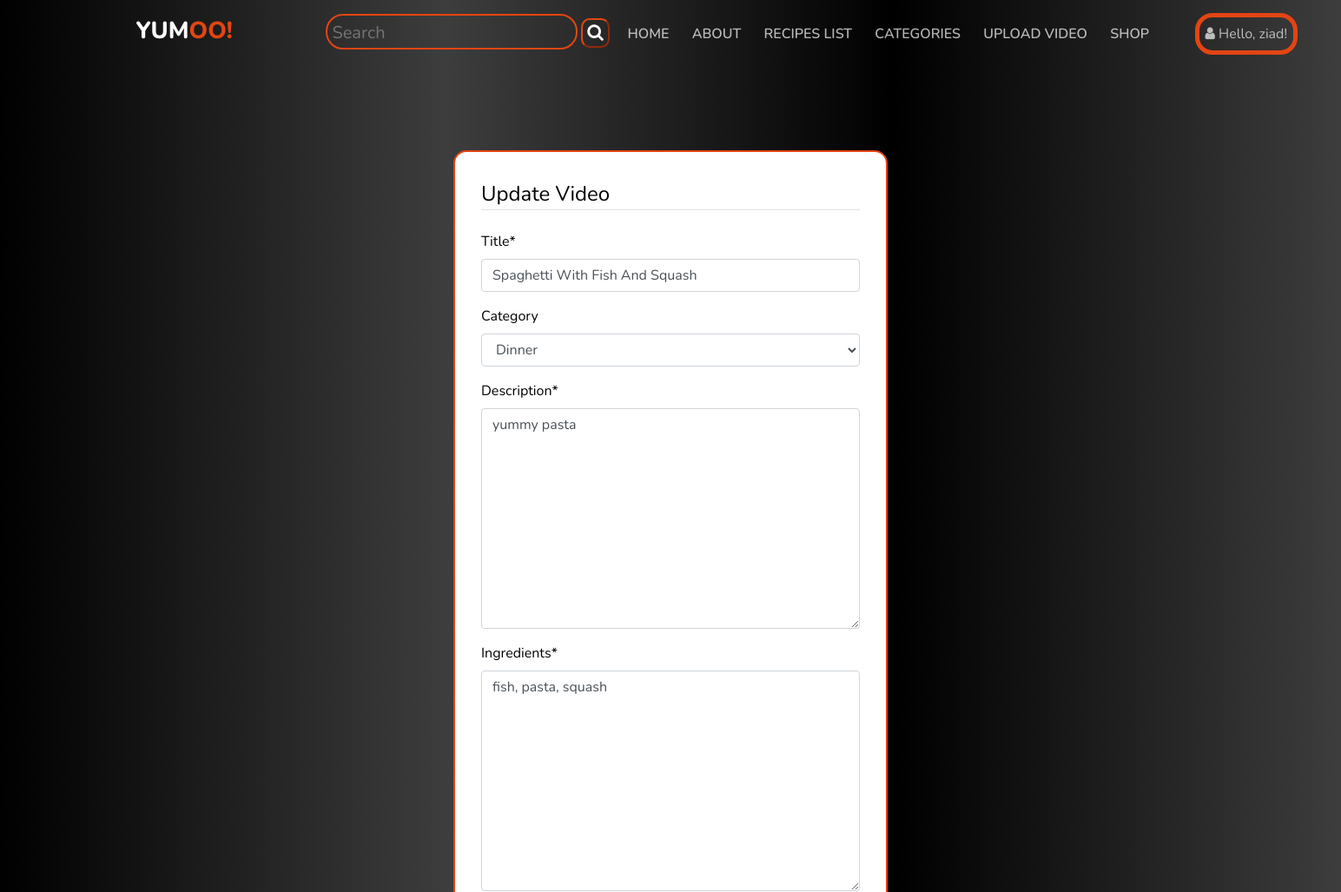
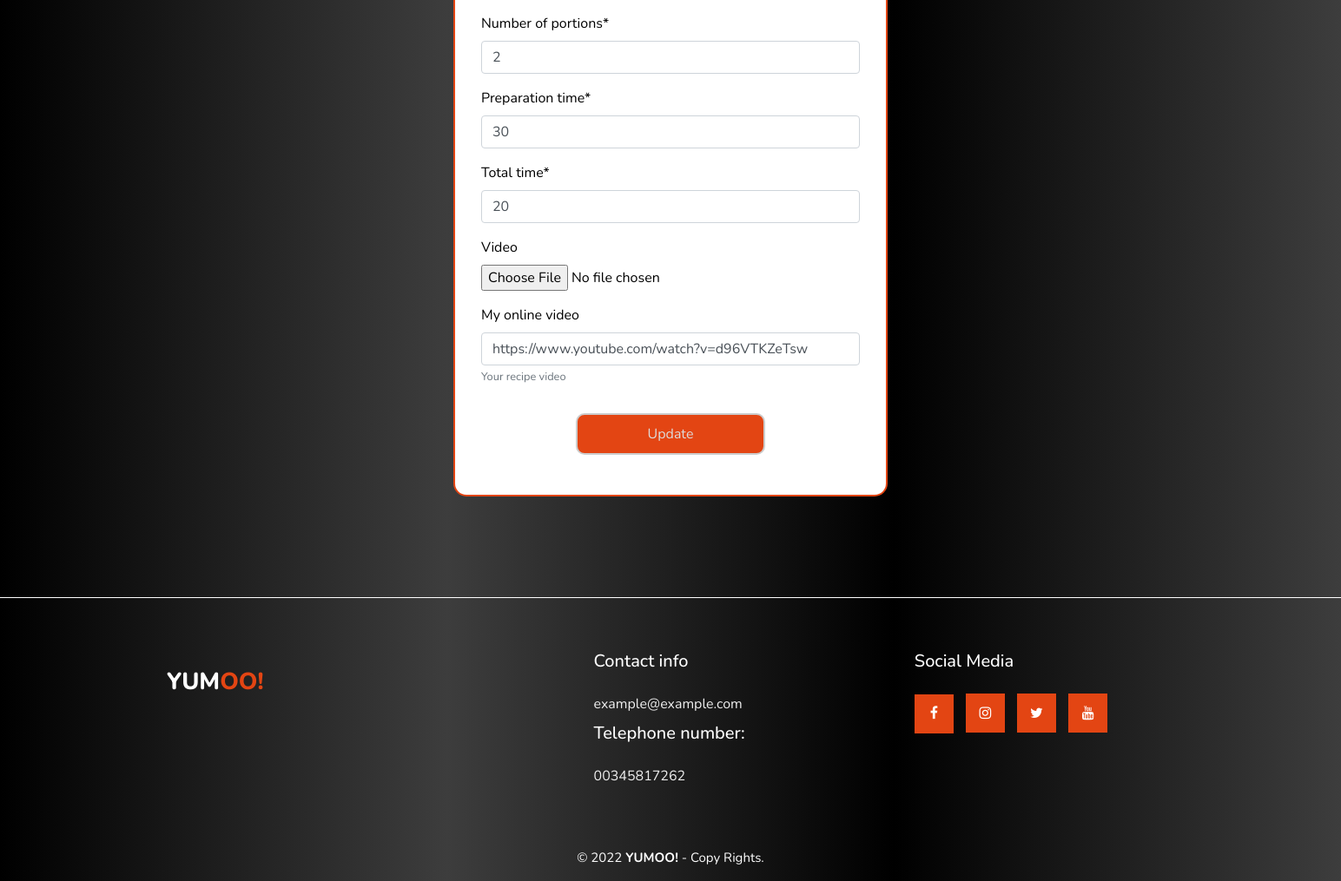
Page /recipe/2/update/ (signed in) on the committed database (2 pictures, top to bottom).
### recipe/models.py (models this page shows, shortened)
class Recipe(models.Model):
    author = models.ForeignKey(User, on_delete=models.CASCADE, null=True)
    title = models.CharField(max_length=200)
    description = models.TextField(max_length=500)
    ingredients = models.TextField(max_length=500)
    number_of_portions = models.CharField(max_length=100)
    preparation_time = models.CharField(max_length=30)
    total_time = models.CharField(max_length=30)
    upload_date = models.DateTimeField(auto_now_add=True)
    updated_date = models.DateTimeField(auto_now=True)
    video = models.FileField(upload_to='videos/', blank=True)
    likes = models.ManyToManyField(User, related_name='recipe_page', blank=True)
    category = models.CharField(max_length=30, null=True, blank=True, default="Other",
                                choices=recipe_category_choices
                                )
    external_video = EmbedVideoField(verbose_name="My online video",
                                     help_text="Your recipe video", blank=True
                                     )
    class Meta:
        ordering = ["pk"]

### recipe/views.py (the view, shortened to what this page needs)
# urls.py: path('recipe/<int:pk>/update/', RecipeUpdateView.as_view(), name='update_recipe'),
class RecipeUpdateView(PermissionRequiredMixin, UpdateView):
    template_name = 'recipes/update_recipe.html'
    model = Recipe
    success_url = reverse_lazy('recipe:recipe_list')
    fields = ['title', 'category', 'description', 'ingredients',
              'number_of_portions', 'preparation_time', 'total_time',
              'video', 'external_video']
    permission_required = "recipe.change_recipe"

### cart/context_processors.py (called while the page is built)
def cart(request):
    return {'cart': Cart(request)}

### recipe/templates/recipes/update_recipe.html (shortened to what this page needs)
{% extends "recipes/navbar_footer.html"%}
{% load crispy_forms_tags %}
{% load crispy_forms_filters %}
{% load static %}
{% block content %}
       <link rel="stylesheet" href="{% static '/css/update_recipe.css' %}" />
    <link rel="stylesheet" href="https://cdnjs.cloudflare.com/ajax/libs/font-awesome/5.15.1/css/all.min.css" />
    <link rel="stylesheet" href="https://cdnjs.cloudflare.com/ajax/libs/font-awesome/4.7.0/css/font-awesome.min.css">
 <link rel="stylesheet" href="https://cdn.jsdelivr.net/npm/bootstrap@4.0.0/dist/css/bootstrap.min.css"
>
    <link rel="stylesheet" href="{% static '/css/change_password.css' %}" />
<div class="content-section">
     <form action="" method="post">
                 <fieldset class="form-group">
                    <legend class="border-bottom mb-4">Update Video</legend>
                    {{ form|crispy }}
                 </fieldset>
                <div class="form-group">
                        <input type="submit" value="Update" class="confirm-btn btn btn-light">
                </div>
     </form>
 </div>
{% endblock content %}

### recipe/templates/recipes/navbar_footer.html (shortened to what this page needs)
<!DOCTYPE html>
{% load static %}
<html>
  <head>
    <link rel="stylesheet" href="https://cdnjs.cloudflare.com/ajax/libs/font-awesome/5.15.1/css/all.min.css"
 />
    <link rel="stylesheet" href="https://cdnjs.cloudflare.com/ajax/libs/font-awesome/4.7.0/css/font-awesome.min.css">
    <link rel="stylesheet" href="{% static '/css/navbar_footer.css' %}" />
  </head>
<div class="nf_flex-wrapper">
<header>
    <nav class = "nf_main-nav">
      <ul>
            <li class="nf_logo">
                <div class = "nf_navigation-top">
                <a href = "{% url 'recipe:home_page' %}" class = "navigationbar-brand">
                  YUM<span>OO!</span>
                </a>
              </div>
            </li>
          <li class="nf_search_bar_box">
              <form class="nf_d-flex"  method="POST" action="{% url 'recipe:search_page' %}">
                <input class="nf_search_bar_input"
                type="search" placeholder="Search" aria-label="Search" name="searched">
                <button class="nf_search_bar_btn" type="submit"><i class="fa fa-search" aria-hidden="true"></i>
</button>
            </form>
          </li>
            <li>
               <ul class="nf_menu-items">
                  <li >
                    <a href = "{% url 'recipe:home_page' %}" class = "nf_navigation-link">home</a>
                  </li>
                  <li >
                    <a href = "{% url 'recipe:about' %}" class = "nf_navigation-link">about</a>
                  </li>
                  <li >
                    <a href = "{% url 'recipe:recipe_list' %}" class = "nf_navigation-link">Recipes list</a>
                  </li>
                  <li >
                    <a href = "{% url 'recipe:category_list' %}" class = "nf_navigation-link">Categories</a>
                  </li>
               {% if request.user.is_authenticated %}
                  <li >
                    <a href = "{% url 'recipe:create_recipe' %}" class = "nf_navigation-link">Upload Video</a>
                  </li>
               {% endif %}
                  <li >
                    <a href = "{% url 'store:store_page' %}" class = "nf_navigation-link">Shop</a>
                  </li>
                  <li>
                        <div class="nf_dropdown">
                          {% if user.is_authenticated %}
                               <button class="nf_dropbtn" type="button" aria-haspopup="true" aria-expanded="false">
                                                         <i class="fa fa-user" aria-hidden="true"></i>
                               {% if user.first_name %}  Hello, {{ user.first_name }}!
                                {% else %}Hello, {{ user.username }}!{% endif %}
                                </button>
                          {% endif %}
                        </div>
                  </li>
               </ul>
        </li>
      </ul>
    </nav>
</header>
      {% block content %}{% endblock content %}
 <footer class="nf_footer-section">
     <hr class="nf_border border-white">
        <div class="nf_group-1">
            <div class="nf_box">
                <figure class="nf_footer-logo" >
              <div class = "nf_navigation-top">
                <a href = "{% url 'recipe:home_page' %}" class = "navigationbar-brand">
                  YUM<span>OO!</span>
                </a>
              </div>
                </figure>
            </div>
            <div class="nf_box">
                <h2>Contact info</h2>
                <p>example@example.com</p>
                <h2>Telephone number: </h2>
                <p>00345817262</p>
            </div>
            <div class="nf_box">
                <h2>Social Media</h2>
                <div class="nf_red-social">
                    <a href="#" ><i class="fa fa-facebook"></i></a>
                    <a href="#" class="fa fa-instagram"></a>
                    <a href="#" class="fa fa-twitter"></a>
                    <a href="#" class="fa fa-youtube"></a>
                </div>
            </div>
        </div>
        <div class="nf_group-2">
            <small>&copy; 2022 <b>YUMOO!</b> - Copy Rights.</small>
        </div>
 </footer>
</div>

### static/css/navbar_footer.css (style rules this page uses)
* { padding: 0; margin: 0; font-family: 'Nunito', sans-serif; }
.nf_flex-wrapper { display: flex; min-height: 100vh; flex-direction: column; justify-content: flex-start; }
.nf_footer-section { margin-top: auto; }
:root { --persimmon: #e34513; }
.nf_menu-items { justify-content: center; align-items: center; text-align: center; }
.nf_menu-items li { width:auto; margin-right: 20px; padding-left: 0.8rem; }
.nf_menu-items li a { text-transform: uppercase; color: #121212; text-decoration: none; font-weight: 600; color: #fff!important; opacity: 0.7; font-size: 16px; }
.nf_logo { font-family: 'Nunito', sans-serif; margin-left: 150px; margin-right: 100px; }
.nf_navigation-top { display: flex; align-items: center; justify-content: space-between; padding: 1rem 0; }
.navigationbar-brand { text-decoration: none; color: #fff; text-transform: uppercase; font-size: 1.7rem; font-weight: 800; transition: all 0.4s ease; }
.navigationbar-brand span { color: var(--persimmon) }
.nf_main-nav { background-color: transparent; display: inline-block; font-size: 1.8rem; padding: 0 0.4rem; top: 0px; z-index: 999; }
.nf_main-nav ul { white-space: nowrap; max-width: 1200px; margin: 0 auto; }
.nf_main-nav li { width: auto; display: inline-block; font-size: 24px; padding: 0%; position: center; }
.nf_menu-items li a { color: #121212; text-decoration: none; text-transform: uppercase; font-weight: 600; }
.nf_dropbtn { background-color: transparent; color: #bdbdbd; padding: 7px; font-size: 16px; border: 5px solid var(--persimmon); border-radius: 20px; }
.nf_dropdown { position: relative; display: inline-block; margin-right: 20px; }
@media screen and (min-width: 992px) { .nf_navigation-top { flex: 0 0 auto; } }
@media screen and (min-width: 992px) { .nf_navigation-link { color: #fff!important; opacity: 0.7; } }
.nf_footer-section { margin-bottom: 0; width: 100%; max-height: 200px; linear-gradient(to right , #3d3d3d, white, #3d3d3d , white); }
.nf_footer-section .nf_group-1 { width: 100%; max-width: 1200px; margin: auto; display:grid; grid-template-columns: repeat(3, 1fr); grid-gap:50px; padding: 45px 0px; }
.nf_footer-logo { font-family: 'Nunito', sans-serif; margin-left: 20px; margin-right: 330px; }
.nf_footer-section .nf_group-1 .nf_box h2 { color: #fff; margin-bottom: 25px; font-size: 20px; }
.nf_footer-section .nf_group-1 .nf_box p { color: #efefef; margin-bottom: 10px; }
.nf_footer-section .nf_group-1 .nf_red-social a { display: inline-block; text-decoration: none; width: 45px; height: 45px; line-height: 45px; color: #fff; margin-right: 10px; background-color: var(--persimmon); text-align: center; transition: all 300ms ease; }
.nf_footer-section .nf_group-2 { linear-gradient(to right , black,#3d3d3d, black, #3d3d3d ); padding: 15px 10px; text-align: center; color: #fff; }
.nf_footer-section .nf_group-2 small { font-size: 15px; }
.nf_search_bar_box { display: inline-block; margin-right: 50px; align-items: center; justify-content: center; padding: 0; border: #e34513 solid 2px; border-radius: 20px; }
.nf_search_bar_input { display: inline-block; font-size: 20px; box-sizing: border-box; border: 0; background-color: transparent; width: 100%; height: 100%; color: #FFFFFF; outline: none; text-decoration: none; padding-left: 5px; }
.nf_search_bar_btn { display: inline-block; font-size: 20px; box-sizing: border-box; height: 100%; background-color: transparent; border-color: #e34513; color: #FFFFFF; padding: 0 5px; text-align: center; border-radius: 30%; }

### static/css/update_recipe.css (style rules this page uses)
.content-section { font-family: 'Nunito', sans-serif; color: black; width: 500px; border:2px solid var(--persimmon); padding: 30px; background: #fff; border-radius: 15px; margin: 100px auto; }
.confirm-btn { background-color: var(--persimmon); color: #dddddd; display: block; border: 2px solid #ccc; width: 50%; padding: 10px; margin: 10px auto; border-radius: 10px }

### rows in the picture
Recipe: title "Spaghetti With Fish And Squash", category "Dinner", description "yummy pasta", ingredients "fish, pasta, squash", number_of_portions "2", preparation_time "30", total_time "20", external_video "https://www.youtube.com/watch?v=d96VTKZeTsw"

### other values in the picture
{{ user.username }} "ziad"
